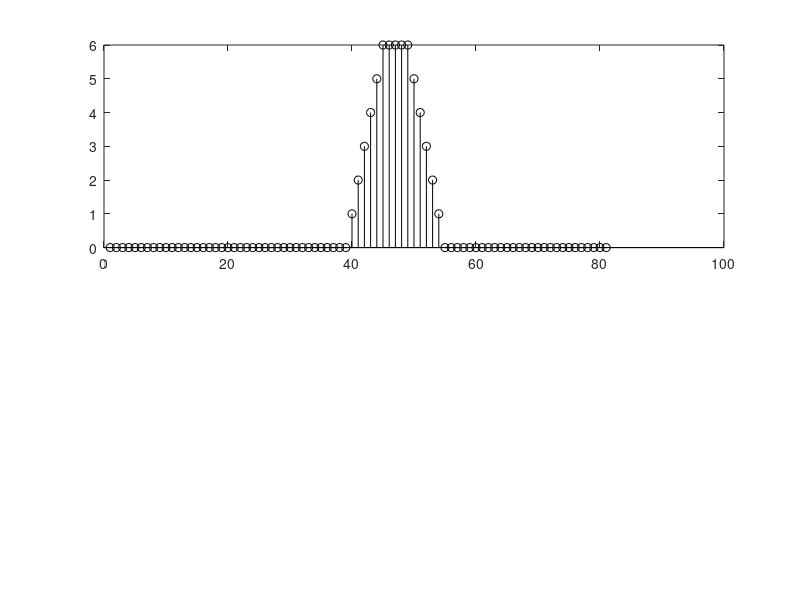

Write MATLAB code to recreate this figure. (Note: this script raises an error after producing the figure.)
%% Experiment - 2
% Example - 7
clc;
clear;
figure;

%% Input signals
n = -20 : 20;  % Discrete time index
u = ge(n, 0);
u5 = ge(n, 5);
u10 = ge(n, 10);
u_1 = ge(n, -1);

x1 = u - u10;
x2 = u_1 - u5;

%% Convolution (x1 * x2), using conv()
x_12 = conv(x1, x2);
subplot(211)
stem(x_12, 'k')
title('x[n] = x1[n] \ast x2[n]', 'Ashrith 200902016')
xlabel('n'), ylabel('Amplitude')

%% Convolution (x1 * x2), using conv()
x_21 = conv(x2, x1);
subplot(212)
stem(x_21, 'k')
title('x[n] = x2[n] \ast x1[n]', 'Ashrith 200902016')
xlabel('n'), ylabel('Amplitude')
